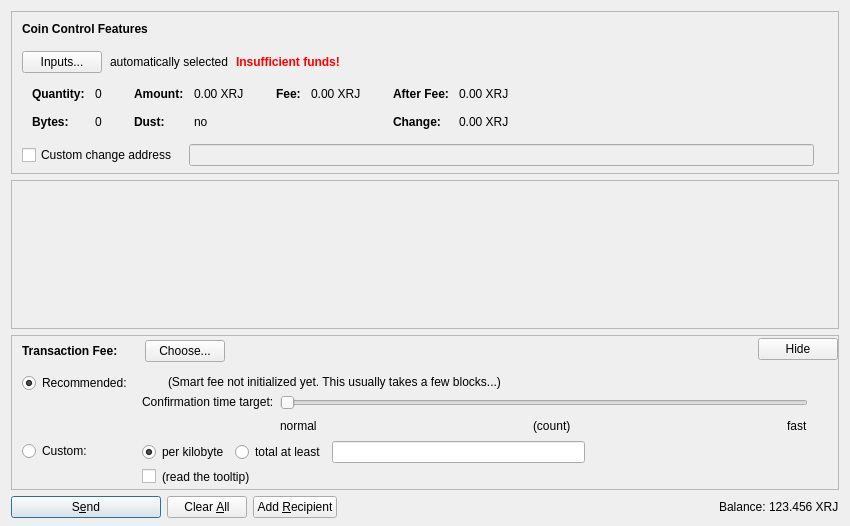
<?xml version="1.0" encoding="UTF-8"?>
<ui version="4.0">
 <class>SendCoinsDialog</class>
 <widget class="QDialog" name="SendCoinsDialog">
  <property name="geometry">
   <rect>
    <x>0</x>
    <y>0</y>
    <width>850</width>
    <height>526</height>
   </rect>
  </property>
  <property name="windowTitle">
   <string>Send Coins</string>
  </property>
  <layout class="QVBoxLayout" name="verticalLayout" stretch="0,1,0,0">
   <property name="bottomMargin">
    <number>8</number>
   </property>
   <item>
    <widget class="QFrame" name="frameCoinControl">
     <property name="sizePolicy">
      <sizepolicy hsizetype="Expanding" vsizetype="Expanding">
       <horstretch>0</horstretch>
       <verstretch>0</verstretch>
      </sizepolicy>
     </property>
     <property name="maximumSize">
      <size>
       <width>16777215</width>
       <height>16777215</height>
      </size>
     </property>
     <property name="frameShape">
      <enum>QFrame::StyledPanel</enum>
     </property>
     <property name="frameShadow">
      <enum>QFrame::Sunken</enum>
     </property>
     <layout class="QVBoxLayout" name="verticalLayoutCoinControl2">
      <property name="spacing">
       <number>0</number>
      </property>
      <property name="leftMargin">
       <number>0</number>
      </property>
      <property name="topMargin">
       <number>0</number>
      </property>
      <property name="rightMargin">
       <number>0</number>
      </property>
      <property name="bottomMargin">
       <number>6</number>
      </property>
      <item>
       <layout class="QVBoxLayout" name="verticalLayoutCoinControl" stretch="0,0,0,0,1">
        <property name="spacing">
         <number>0</number>
        </property>
        <property name="leftMargin">
         <number>10</number>
        </property>
        <property name="topMargin">
         <number>10</number>
        </property>
        <item>
         <layout class="QHBoxLayout" name="horizontalLayoutCoinControl1">
          <property name="bottomMargin">
           <number>15</number>
          </property>
          <item>
           <widget class="QLabel" name="labelCoinControlFeatures">
            <property name="sizePolicy">
             <sizepolicy hsizetype="Preferred" vsizetype="Maximum">
              <horstretch>0</horstretch>
              <verstretch>0</verstretch>
             </sizepolicy>
            </property>
            <property name="font">
             <font>
              <weight>75</weight>
              <bold>true</bold>
             </font>
            </property>
            <property name="styleSheet">
             <string notr="true">font-weight:bold;</string>
            </property>
            <property name="text">
             <string>Coin Control Features</string>
            </property>
           </widget>
          </item>
         </layout>
        </item>
        <item>
         <layout class="QHBoxLayout" name="horizontalLayoutCoinControl2" stretch="0,0,0,0">
          <property name="spacing">
           <number>8</number>
          </property>
          <property name="bottomMargin">
           <number>10</number>
          </property>
          <item>
           <widget class="QPushButton" name="pushButtonCoinControl">
            <property name="styleSheet">
             <string notr="true"/>
            </property>
            <property name="text">
             <string>Inputs...</string>
            </property>
            <property name="autoDefault">
             <bool>false</bool>
            </property>
           </widget>
          </item>
          <item>
           <widget class="QLabel" name="labelCoinControlAutomaticallySelected">
            <property name="text">
             <string>automatically selected</string>
            </property>
            <property name="margin">
             <number>5</number>
            </property>
           </widget>
          </item>
          <item>
           <widget class="QLabel" name="labelCoinControlInsuffFunds">
            <property name="font">
             <font>
              <weight>75</weight>
              <bold>true</bold>
             </font>
            </property>
            <property name="styleSheet">
             <string notr="true">color:red;font-weight:bold;</string>
            </property>
            <property name="text">
             <string>Insufficient funds!</string>
            </property>
            <property name="margin">
             <number>5</number>
            </property>
           </widget>
          </item>
          <item>
           <spacer name="horizontalSpacerCoinControl">
            <property name="orientation">
             <enum>Qt::Horizontal</enum>
            </property>
            <property name="sizeHint" stdset="0">
             <size>
              <width>40</width>
              <height>1</height>
             </size>
            </property>
           </spacer>
          </item>
         </layout>
        </item>
        <item>
         <widget class="QWidget" name="widgetCoinControl" native="true">
          <property name="sizePolicy">
           <sizepolicy hsizetype="Preferred" vsizetype="Preferred">
            <horstretch>0</horstretch>
            <verstretch>0</verstretch>
           </sizepolicy>
          </property>
          <property name="minimumSize">
           <size>
            <width>0</width>
            <height>0</height>
           </size>
          </property>
          <property name="styleSheet">
           <string notr="true"/>
          </property>
          <layout class="QHBoxLayout" name="horizontalLayoutCoinControl5">
           <property name="leftMargin">
            <number>0</number>
           </property>
           <property name="topMargin">
            <number>0</number>
           </property>
           <property name="rightMargin">
            <number>0</number>
           </property>
           <property name="bottomMargin">
            <number>0</number>
           </property>
           <item>
            <layout class="QHBoxLayout" name="horizontalLayoutCoinControl3" stretch="0,0,0,1">
             <property name="spacing">
              <number>20</number>
             </property>
             <property name="topMargin">
              <number>0</number>
             </property>
             <property name="bottomMargin">
              <number>10</number>
             </property>
             <item>
              <layout class="QFormLayout" name="formLayoutCoinControl1">
               <property name="horizontalSpacing">
                <number>10</number>
               </property>
               <property name="verticalSpacing">
                <number>14</number>
               </property>
               <property name="leftMargin">
                <number>10</number>
               </property>
               <property name="topMargin">
                <number>4</number>
               </property>
               <property name="rightMargin">
                <number>6</number>
               </property>
               <item row="0" column="0">
                <widget class="QLabel" name="labelCoinControlQuantityText">
                 <property name="font">
                  <font>
                   <weight>75</weight>
                   <bold>true</bold>
                  </font>
                 </property>
                 <property name="text">
                  <string>Quantity:</string>
                 </property>
                 <property name="margin">
                  <number>0</number>
                 </property>
                </widget>
               </item>
               <item row="0" column="1">
                <widget class="QLabel" name="labelCoinControlQuantity">
                 <property name="cursor">
                  <cursorShape>IBeamCursor</cursorShape>
                 </property>
                 <property name="contextMenuPolicy">
                  <enum>Qt::ActionsContextMenu</enum>
                 </property>
                 <property name="text">
                  <string notr="true">0</string>
                 </property>
                 <property name="margin">
                  <number>0</number>
                 </property>
                 <property name="textInteractionFlags">
                  <set>Qt::LinksAccessibleByMouse|Qt::TextSelectableByKeyboard|Qt::TextSelectableByMouse</set>
                 </property>
                </widget>
               </item>
               <item row="1" column="0">
                <widget class="QLabel" name="labelCoinControlBytesText">
                 <property name="font">
                  <font>
                   <weight>75</weight>
                   <bold>true</bold>
                  </font>
                 </property>
                 <property name="text">
                  <string>Bytes:</string>
                 </property>
                </widget>
               </item>
               <item row="1" column="1">
                <widget class="QLabel" name="labelCoinControlBytes">
                 <property name="cursor">
                  <cursorShape>IBeamCursor</cursorShape>
                 </property>
                 <property name="contextMenuPolicy">
                  <enum>Qt::ActionsContextMenu</enum>
                 </property>
                 <property name="text">
                  <string notr="true">0</string>
                 </property>
                 <property name="textInteractionFlags">
                  <set>Qt::LinksAccessibleByMouse|Qt::TextSelectableByKeyboard|Qt::TextSelectableByMouse</set>
                 </property>
                </widget>
               </item>
              </layout>
             </item>
             <item>
              <layout class="QFormLayout" name="formLayoutCoinControl2">
               <property name="horizontalSpacing">
                <number>10</number>
               </property>
               <property name="verticalSpacing">
                <number>14</number>
               </property>
               <property name="leftMargin">
                <number>6</number>
               </property>
               <property name="topMargin">
                <number>4</number>
               </property>
               <property name="rightMargin">
                <number>6</number>
               </property>
               <item row="0" column="0">
                <widget class="QLabel" name="labelCoinControlAmountText">
                 <property name="font">
                  <font>
                   <weight>75</weight>
                   <bold>true</bold>
                  </font>
                 </property>
                 <property name="text">
                  <string>Amount:</string>
                 </property>
                 <property name="margin">
                  <number>0</number>
                 </property>
                </widget>
               </item>
               <item row="0" column="1">
                <widget class="QLabel" name="labelCoinControlAmount">
                 <property name="cursor">
                  <cursorShape>IBeamCursor</cursorShape>
                 </property>
                 <property name="contextMenuPolicy">
                  <enum>Qt::ActionsContextMenu</enum>
                 </property>
                 <property name="text">
                  <string notr="true">0.00 XRJ</string>
                 </property>
                 <property name="textInteractionFlags">
                  <set>Qt::LinksAccessibleByMouse|Qt::TextSelectableByKeyboard|Qt::TextSelectableByMouse</set>
                 </property>
                </widget>
               </item>
               <item row="1" column="0">
                <widget class="QLabel" name="labelCoinControlLowOutputText">
                 <property name="font">
                  <font>
                   <weight>75</weight>
                   <bold>true</bold>
                  </font>
                 </property>
                 <property name="text">
                  <string>Dust:</string>
                 </property>
                </widget>
               </item>
               <item row="1" column="1">
                <widget class="QLabel" name="labelCoinControlLowOutput">
                 <property name="cursor">
                  <cursorShape>IBeamCursor</cursorShape>
                 </property>
                 <property name="contextMenuPolicy">
                  <enum>Qt::ActionsContextMenu</enum>
                 </property>
                 <property name="text">
                  <string notr="true">no</string>
                 </property>
                 <property name="textInteractionFlags">
                  <set>Qt::LinksAccessibleByMouse|Qt::TextSelectableByKeyboard|Qt::TextSelectableByMouse</set>
                 </property>
                </widget>
               </item>
              </layout>
             </item>
             <item>
              <layout class="QFormLayout" name="formLayoutCoinControl3">
               <property name="horizontalSpacing">
                <number>10</number>
               </property>
               <property name="verticalSpacing">
                <number>14</number>
               </property>
               <property name="leftMargin">
                <number>6</number>
               </property>
               <property name="topMargin">
                <number>4</number>
               </property>
               <property name="rightMargin">
                <number>6</number>
               </property>
               <item row="0" column="0">
                <widget class="QLabel" name="labelCoinControlFeeText">
                 <property name="font">
                  <font>
                   <weight>75</weight>
                   <bold>true</bold>
                  </font>
                 </property>
                 <property name="text">
                  <string>Fee:</string>
                 </property>
                 <property name="margin">
                  <number>0</number>
                 </property>
                </widget>
               </item>
               <item row="0" column="1">
                <widget class="QLabel" name="labelCoinControlFee">
                 <property name="cursor">
                  <cursorShape>IBeamCursor</cursorShape>
                 </property>
                 <property name="contextMenuPolicy">
                  <enum>Qt::ActionsContextMenu</enum>
                 </property>
                 <property name="text">
                  <string notr="true">0.00 XRJ</string>
                 </property>
                 <property name="textInteractionFlags">
                  <set>Qt::LinksAccessibleByMouse|Qt::TextSelectableByKeyboard|Qt::TextSelectableByMouse</set>
                 </property>
                </widget>
               </item>
              </layout>
             </item>
             <item>
              <layout class="QFormLayout" name="formLayoutCoinControl4">
               <property name="horizontalSpacing">
                <number>10</number>
               </property>
               <property name="verticalSpacing">
                <number>14</number>
               </property>
               <property name="leftMargin">
                <number>6</number>
               </property>
               <property name="topMargin">
                <number>4</number>
               </property>
               <property name="rightMargin">
                <number>6</number>
               </property>
               <item row="0" column="0">
                <widget class="QLabel" name="labelCoinControlAfterFeeText">
                 <property name="font">
                  <font>
                   <weight>75</weight>
                   <bold>true</bold>
                  </font>
                 </property>
                 <property name="text">
                  <string>After Fee:</string>
                 </property>
                 <property name="margin">
                  <number>0</number>
                 </property>
                </widget>
               </item>
               <item row="0" column="1">
                <widget class="QLabel" name="labelCoinControlAfterFee">
                 <property name="cursor">
                  <cursorShape>IBeamCursor</cursorShape>
                 </property>
                 <property name="contextMenuPolicy">
                  <enum>Qt::ActionsContextMenu</enum>
                 </property>
                 <property name="text">
                  <string notr="true">0.00 XRJ</string>
                 </property>
                 <property name="textInteractionFlags">
                  <set>Qt::LinksAccessibleByMouse|Qt::TextSelectableByKeyboard|Qt::TextSelectableByMouse</set>
                 </property>
                </widget>
               </item>
               <item row="1" column="0">
                <widget class="QLabel" name="labelCoinControlChangeText">
                 <property name="font">
                  <font>
                   <weight>75</weight>
                   <bold>true</bold>
                  </font>
                 </property>
                 <property name="text">
                  <string>Change:</string>
                 </property>
                </widget>
               </item>
               <item row="1" column="1">
                <widget class="QLabel" name="labelCoinControlChange">
                 <property name="cursor">
                  <cursorShape>IBeamCursor</cursorShape>
                 </property>
                 <property name="contextMenuPolicy">
                  <enum>Qt::ActionsContextMenu</enum>
                 </property>
                 <property name="text">
                  <string notr="true">0.00 XRJ</string>
                 </property>
                 <property name="textInteractionFlags">
                  <set>Qt::LinksAccessibleByMouse|Qt::TextSelectableByKeyboard|Qt::TextSelectableByMouse</set>
                 </property>
                </widget>
               </item>
              </layout>
             </item>
            </layout>
           </item>
          </layout>
         </widget>
        </item>
        <item>
         <layout class="QHBoxLayout" name="horizontalLayoutCoinControl4" stretch="0,0,0">
          <property name="spacing">
           <number>12</number>
          </property>
          <property name="sizeConstraint">
           <enum>QLayout::SetDefaultConstraint</enum>
          </property>
          <property name="topMargin">
           <number>5</number>
          </property>
          <property name="rightMargin">
           <number>5</number>
          </property>
          <item>
           <widget class="QCheckBox" name="checkBoxCoinControlChange">
            <property name="toolTip">
             <string>If this is activated, but the change address is empty or invalid, change will be sent to a newly generated address.</string>
            </property>
            <property name="text">
             <string>Custom change address</string>
            </property>
           </widget>
          </item>
          <item>
           <widget class="QValidatedLineEdit" name="lineEditCoinControlChange">
            <property name="enabled">
             <bool>false</bool>
            </property>
            <property name="sizePolicy">
             <sizepolicy hsizetype="Expanding" vsizetype="Fixed">
              <horstretch>0</horstretch>
              <verstretch>0</verstretch>
             </sizepolicy>
            </property>
           </widget>
          </item>
          <item>
           <widget class="QLabel" name="labelCoinControlChangeLabel">
            <property name="sizePolicy">
             <sizepolicy hsizetype="Preferred" vsizetype="Expanding">
              <horstretch>0</horstretch>
              <verstretch>0</verstretch>
             </sizepolicy>
            </property>
            <property name="minimumSize">
             <size>
              <width>0</width>
              <height>0</height>
             </size>
            </property>
            <property name="text">
             <string/>
            </property>
            <property name="margin">
             <number>3</number>
            </property>
           </widget>
          </item>
         </layout>
        </item>
        <item>
         <spacer name="verticalSpacerCoinControl">
          <property name="orientation">
           <enum>Qt::Vertical</enum>
          </property>
          <property name="sizeHint" stdset="0">
           <size>
            <width>800</width>
            <height>1</height>
           </size>
          </property>
         </spacer>
        </item>
       </layout>
      </item>
     </layout>
    </widget>
   </item>
   <item>
    <widget class="QScrollArea" name="scrollArea">
     <property name="widgetResizable">
      <bool>true</bool>
     </property>
     <widget class="QWidget" name="scrollAreaWidgetContents">
      <property name="geometry">
       <rect>
        <x>0</x>
        <y>0</y>
        <width>830</width>
        <height>104</height>
       </rect>
      </property>
      <layout class="QVBoxLayout" name="verticalLayout_2" stretch="0,1">
       <property name="leftMargin">
        <number>0</number>
       </property>
       <property name="topMargin">
        <number>0</number>
       </property>
       <property name="rightMargin">
        <number>0</number>
       </property>
       <property name="bottomMargin">
        <number>0</number>
       </property>
       <item>
        <layout class="QVBoxLayout" name="entries">
         <property name="spacing">
          <number>6</number>
         </property>
        </layout>
       </item>
       <item>
        <spacer name="verticalSpacer">
         <property name="orientation">
          <enum>Qt::Vertical</enum>
         </property>
         <property name="sizeHint" stdset="0">
          <size>
           <width>20</width>
           <height>40</height>
          </size>
         </property>
        </spacer>
       </item>
      </layout>
     </widget>
    </widget>
   </item>
   <item>
    <widget class="QFrame" name="frameFee">
     <property name="sizePolicy">
      <sizepolicy hsizetype="Expanding" vsizetype="Expanding">
       <horstretch>0</horstretch>
       <verstretch>0</verstretch>
      </sizepolicy>
     </property>
     <property name="maximumSize">
      <size>
       <width>16777215</width>
       <height>16777215</height>
      </size>
     </property>
     <property name="frameShape">
      <enum>QFrame::StyledPanel</enum>
     </property>
     <property name="frameShadow">
      <enum>QFrame::Sunken</enum>
     </property>
     <layout class="QVBoxLayout" name="verticalLayoutFee1">
      <property name="spacing">
       <number>0</number>
      </property>
      <property name="leftMargin">
       <number>0</number>
      </property>
      <property name="topMargin">
       <number>0</number>
      </property>
      <property name="rightMargin">
       <number>0</number>
      </property>
      <property name="bottomMargin">
       <number>0</number>
      </property>
      <item>
       <layout class="QVBoxLayout" name="verticalLayoutFee2" stretch="0,0,0">
        <property name="spacing">
         <number>0</number>
        </property>
        <property name="leftMargin">
         <number>10</number>
        </property>
        <property name="topMargin">
         <number>0</number>
        </property>
        <item>
         <layout class="QHBoxLayout" name="horizontalLayoutFee1">
          <property name="bottomMargin">
           <number>0</number>
          </property>
          <item>
           <layout class="QVBoxLayout" name="verticalLayoutFee7">
            <property name="spacing">
             <number>0</number>
            </property>
            <item>
             <spacer name="verticalSpacerSmartFee">
              <property name="orientation">
               <enum>Qt::Vertical</enum>
              </property>
              <property name="sizeType">
               <enum>QSizePolicy::Fixed</enum>
              </property>
              <property name="sizeHint" stdset="0">
               <size>
                <width>1</width>
                <height>4</height>
               </size>
              </property>
             </spacer>
            </item>
            <item>
             <layout class="QHBoxLayout" name="horizontalLayoutSmartFee">
              <property name="spacing">
               <number>10</number>
              </property>
              <item>
               <widget class="QLabel" name="labelFeeHeadline">
                <property name="sizePolicy">
                 <sizepolicy hsizetype="Preferred" vsizetype="Maximum">
                  <horstretch>0</horstretch>
                  <verstretch>0</verstretch>
                 </sizepolicy>
                </property>
                <property name="font">
                 <font>
                  <weight>75</weight>
                  <bold>true</bold>
                 </font>
                </property>
                <property name="styleSheet">
                 <string notr="true">font-weight:bold;</string>
                </property>
                <property name="text">
                 <string>Transaction Fee:</string>
                </property>
               </widget>
              </item>
              <item>
               <widget class="QLabel" name="labelFeeMinimized">
                <property name="text">
                 <string/>
                </property>
               </widget>
              </item>
              <item>
               <widget class="QPushButton" name="buttonChooseFee">
                <property name="text">
                 <string>Choose...</string>
                </property>
               </widget>
              </item>
             </layout>
            </item>
            <item>
             <spacer name="verticalSpacer_5">
              <property name="orientation">
               <enum>Qt::Vertical</enum>
              </property>
              <property name="sizeHint" stdset="0">
               <size>
                <width>1</width>
                <height>1</height>
               </size>
              </property>
             </spacer>
            </item>
           </layout>
          </item>
          <item>
           <spacer name="horizontalSpacer_4">
            <property name="orientation">
             <enum>Qt::Horizontal</enum>
            </property>
            <property name="sizeHint" stdset="0">
             <size>
              <width>40</width>
              <height>20</height>
             </size>
            </property>
           </spacer>
          </item>
          <item>
           <widget class="QPushButton" name="buttonMinimizeFee">
            <property name="toolTip">
             <string>collapse fee-settings</string>
            </property>
            <property name="text">
             <string>Hide</string>
            </property>
           </widget>
          </item>
         </layout>
        </item>
        <item>
         <widget class="QFrame" name="frameFeeSelection">
          <layout class="QVBoxLayout" name="verticalLayoutFee12">
           <property name="spacing">
            <number>0</number>
           </property>
           <property name="leftMargin">
            <number>0</number>
           </property>
           <property name="topMargin">
            <number>0</number>
           </property>
           <property name="rightMargin">
            <number>0</number>
           </property>
           <property name="bottomMargin">
            <number>0</number>
           </property>
           <item>
            <layout class="QGridLayout" name="gridLayoutFee">
             <property name="topMargin">
              <number>10</number>
             </property>
             <property name="bottomMargin">
              <number>4</number>
             </property>
             <property name="horizontalSpacing">
              <number>10</number>
             </property>
             <property name="verticalSpacing">
              <number>4</number>
             </property>
             <item row="1" column="1">
              <layout class="QVBoxLayout" name="verticalLayoutFee8">
               <property name="spacing">
                <number>6</number>
               </property>
               <item>
                <layout class="QHBoxLayout" name="horizontalLayoutFee13">
                 <item>
                  <widget class="QRadioButton" name="radioCustomPerKilobyte">
                   <property name="toolTip">
                    <string>If the custom fee is set to 1000 satoshis and the transaction is only 250 bytes, then &quot;per kilobyte&quot; only pays 250 satoshis in fee, while &quot;total at least&quot; pays 1000 satoshis. For transactions bigger than a kilobyte both pay by kilobyte.</string>
                   </property>
                   <property name="text">
                    <string>per kilobyte</string>
                   </property>
                   <property name="checked">
                    <bool>true</bool>
                   </property>
                   <attribute name="buttonGroup">
                    <string notr="true">groupCustomFee</string>
                   </attribute>
                  </widget>
                 </item>
                 <item>
                  <widget class="QRadioButton" name="radioCustomAtLeast">
                   <property name="toolTip">
                    <string>If the custom fee is set to 1000 satoshis and the transaction is only 250 bytes, then &quot;per kilobyte&quot; only pays 250 satoshis in fee, while &quot;total at least&quot; pays 1000 satoshis. For transactions bigger than a kilobyte both pay by kilobyte.</string>
                   </property>
                   <property name="text">
                    <string>total at least</string>
                   </property>
                   <attribute name="buttonGroup">
                    <string notr="true">groupCustomFee</string>
                   </attribute>
                  </widget>
                 </item>
                 <item>
                  <widget class="XRJV1AmountField" name="customFee"/>
                 </item>
                 <item>
                  <spacer name="horizontalSpacer_6">
                   <property name="orientation">
                    <enum>Qt::Horizontal</enum>
                   </property>
                   <property name="sizeHint" stdset="0">
                    <size>
                     <width>1</width>
                     <height>1</height>
                    </size>
                   </property>
                  </spacer>
                 </item>
                </layout>
               </item>
               <item>
                <layout class="QHBoxLayout" name="horizontalLayoutFee8">
                 <item>
                  <widget class="QCheckBox" name="checkBoxMinimumFee">
                   <property name="toolTip">
                    <string>Paying only the minimum fee is just fine as long as there is less transaction volume than space in the blocks. But be aware that this can end up in a never confirming transaction once there is more demand for transactions than the network can process.</string>
                   </property>
                   <property name="text">
                    <string/>
                   </property>
                  </widget>
                 </item>
                 <item>
                  <widget class="QLabel" name="labelMinFeeWarning">
                   <property name="enabled">
                    <bool>true</bool>
                   </property>
                   <property name="toolTip">
                    <string>Paying only the minimum fee is just fine as long as there is less transaction volume than space in the blocks. But be aware that this can end up in a never confirming transaction once there is more demand for transactions than the network can process.</string>
                   </property>
                   <property name="text">
                    <string>(read the tooltip)</string>
                   </property>
                   <property name="margin">
                    <number>5</number>
                   </property>
                  </widget>
                 </item>
                 <item>
                  <spacer name="horizontalSpacer_2">
                   <property name="orientation">
                    <enum>Qt::Horizontal</enum>
                   </property>
                   <property name="sizeHint" stdset="0">
                    <size>
                     <width>1</width>
                     <height>1</height>
                    </size>
                   </property>
                  </spacer>
                 </item>
                </layout>
               </item>
              </layout>
             </item>
             <item row="0" column="0">
              <layout class="QVBoxLayout" name="verticalLayoutFee4" stretch="0,1">
               <item>
                <widget class="QRadioButton" name="radioSmartFee">
                 <property name="text">
                  <string>Recommended:</string>
                 </property>
                 <property name="checked">
                  <bool>true</bool>
                 </property>
                 <attribute name="buttonGroup">
                  <string notr="true">groupFee</string>
                 </attribute>
                </widget>
               </item>
               <item>
                <spacer name="verticalSpacer_2">
                 <property name="orientation">
                  <enum>Qt::Vertical</enum>
                 </property>
                 <property name="sizeHint" stdset="0">
                  <size>
                   <width>1</width>
                   <height>1</height>
                  </size>
                 </property>
                </spacer>
               </item>
              </layout>
             </item>
             <item row="1" column="0">
              <layout class="QVBoxLayout" name="verticalLayoutFee9" stretch="0,1">
               <item>
                <widget class="QRadioButton" name="radioCustomFee">
                 <property name="text">
                  <string>Custom:</string>
                 </property>
                 <attribute name="buttonGroup">
                  <string notr="true">groupFee</string>
                 </attribute>
                </widget>
               </item>
               <item>
                <spacer name="verticalSpacer_6">
                 <property name="orientation">
                  <enum>Qt::Vertical</enum>
                 </property>
                 <property name="sizeHint" stdset="0">
                  <size>
                   <width>1</width>
                   <height>1</height>
                  </size>
                 </property>
                </spacer>
               </item>
              </layout>
             </item>
             <item row="0" column="1">
              <layout class="QVBoxLayout" name="verticalLayoutFee3" stretch="0,0,1">
               <property name="spacing">
                <number>6</number>
               </property>
               <property name="topMargin">
                <number>2</number>
               </property>
               <item>
                <layout class="QHBoxLayout" name="horizontalLayoutFee12">
                 <item>
                  <widget class="QLabel" name="labelSmartFee">
                   <property name="text">
                    <string/>
                   </property>
                   <property name="margin">
                    <number>2</number>
                   </property>
                  </widget>
                 </item>
                 <item>
                  <widget class="QLabel" name="labelFeeEstimation">
                   <property name="text">
                    <string/>
                   </property>
                  </widget>
                 </item>
                 <item>
                  <widget class="QLabel" name="labelSmartFee2">
                   <property name="text">
                    <string>(Smart fee not initialized yet. This usually takes a few blocks...)</string>
                   </property>
                   <property name="margin">
                    <number>2</number>
                   </property>
                  </widget>
                 </item>
                 <item>
                  <spacer name="horizontalSpacer_5">
                   <property name="orientation">
                    <enum>Qt::Horizontal</enum>
                   </property>
                   <property name="sizeHint" stdset="0">
                    <size>
                     <width>1</width>
                     <height>1</height>
                    </size>
                   </property>
                  </spacer>
                 </item>
                </layout>
               </item>
               <item>
                <layout class="QHBoxLayout" name="horizontalLayoutFee9">
                 <item>
                  <layout class="QVBoxLayout" name="verticalLayoutFee6">
                   <item>
                    <widget class="QLabel" name="labelSmartFee3">
                     <property name="text">
                      <string>Confirmation time target:</string>
                     </property>
                     <property name="margin">
                      <number>2</number>
                     </property>
                    </widget>
                   </item>
                   <item>
                    <spacer name="verticalSpacer_3">
                     <property name="orientation">
                      <enum>Qt::Vertical</enum>
                     </property>
                     <property name="sizeHint" stdset="0">
                      <size>
                       <width>1</width>
                       <height>1</height>
                      </size>
                     </property>
                    </spacer>
                   </item>
                  </layout>
                 </item>
                 <item>
                  <layout class="QVBoxLayout" name="verticalLayoutFee5">
                   <property name="rightMargin">
                    <number>30</number>
                   </property>
                   <item>
                    <widget class="QSlider" name="sliderSmartFee">
                     <property name="minimum">
                      <number>0</number>
                     </property>
                     <property name="maximum">
                      <number>23</number>
                     </property>
                     <property name="pageStep">
                      <number>1</number>
                     </property>
                     <property name="value">
                      <number>0</number>
                     </property>
                     <property name="orientation">
                      <enum>Qt::Horizontal</enum>
                     </property>
                     <property name="invertedAppearance">
                      <bool>false</bool>
                     </property>
                     <property name="invertedControls">
                      <bool>false</bool>
                     </property>
                     <property name="tickPosition">
                      <enum>QSlider::NoTicks</enum>
                     </property>
                    </widget>
                   </item>
                   <item>
                    <layout class="QHBoxLayout" name="horizontalLayoutFee10">
                     <item>
                      <widget class="QLabel" name="labelSmartFeeNormal">
                       <property name="text">
                        <string>normal</string>
                       </property>
                      </widget>
                     </item>
                     <item>
                      <spacer name="horizontalSpacer_7">
                       <property name="orientation">
                        <enum>Qt::Horizontal</enum>
                       </property>
                       <property name="sizeHint" stdset="0">
                        <size>
                         <width>40</width>
                         <height>20</height>
                        </size>
                       </property>
                      </spacer>
                     </item>
                     <item>
                      <widget class="QLabel" name="confirmationTargetLabel">
                       <property name="text">
                        <string notr="true">(count)</string>
                       </property>
                      </widget>
                     </item>
                     <item>
                      <spacer name="horizontalSpacer_3">
                       <property name="orientation">
                        <enum>Qt::Horizontal</enum>
                       </property>
                       <property name="sizeHint" stdset="0">
                        <size>
                         <width>40</width>
                         <height>20</height>
                        </size>
                       </property>
                      </spacer>
                     </item>
                     <item>
                      <widget class="QLabel" name="labelSmartFeeFast">
                       <property name="text">
                        <string>fast</string>
                       </property>
                      </widget>
                     </item>
                    </layout>
                   </item>
                  </layout>
                 </item>
                </layout>
               </item>
               <item>
                <spacer name="verticalSpacer_4">
                 <property name="orientation">
                  <enum>Qt::Vertical</enum>
                 </property>
                 <property name="sizeHint" stdset="0">
                  <size>
                   <width>1</width>
                   <height>1</height>
                  </size>
                 </property>
                </spacer>
               </item>
              </layout>
             </item>
            </layout>
           </item>
          </layout>
         </widget>
        </item>
        <item>
         <spacer name="verticalSpacerFee">
          <property name="orientation">
           <enum>Qt::Vertical</enum>
          </property>
          <property name="sizeHint" stdset="0">
           <size>
            <width>800</width>
            <height>1</height>
           </size>
          </property>
         </spacer>
        </item>
       </layout>
      </item>
     </layout>
    </widget>
   </item>
   <item>
    <layout class="QHBoxLayout" name="horizontalLayout">
     <item>
      <widget class="QPushButton" name="sendButton">
       <property name="minimumSize">
        <size>
         <width>150</width>
         <height>0</height>
        </size>
       </property>
       <property name="toolTip">
        <string>Confirm the send action</string>
       </property>
       <property name="text">
        <string>S&amp;end</string>
       </property>
       <property name="icon">
        <iconset resource="../xrjv1.qrc">
         <normaloff>:/icons/send</normaloff>:/icons/send</iconset>
       </property>
       <property name="autoDefault">
        <bool>false</bool>
       </property>
       <property name="default">
        <bool>true</bool>
       </property>
      </widget>
     </item>
     <item>
      <widget class="QPushButton" name="clearButton">
       <property name="sizePolicy">
        <sizepolicy hsizetype="Minimum" vsizetype="Fixed">
         <horstretch>0</horstretch>
         <verstretch>0</verstretch>
        </sizepolicy>
       </property>
       <property name="toolTip">
        <string>Clear all fields of the form.</string>
       </property>
       <property name="text">
        <string>Clear &amp;All</string>
       </property>
       <property name="icon">
        <iconset resource="../xrjv1.qrc">
         <normaloff>:/icons/remove</normaloff>:/icons/remove</iconset>
       </property>
       <property name="autoDefault">
        <bool>false</bool>
       </property>
      </widget>
     </item>
     <item>
      <widget class="QPushButton" name="addButton">
       <property name="toolTip">
        <string>Send to multiple recipients at once</string>
       </property>
       <property name="text">
        <string>Add &amp;Recipient</string>
       </property>
       <property name="icon">
        <iconset resource="../xrjv1.qrc">
         <normaloff>:/icons/add</normaloff>:/icons/add</iconset>
       </property>
       <property name="autoDefault">
        <bool>false</bool>
       </property>
      </widget>
     </item>
     <item>
      <spacer name="horizontalSpacer">
       <property name="orientation">
        <enum>Qt::Horizontal</enum>
       </property>
       <property name="sizeHint" stdset="0">
        <size>
         <width>40</width>
         <height>20</height>
        </size>
       </property>
      </spacer>
     </item>
     <item>
      <layout class="QHBoxLayout" name="horizontalLayout_2">
       <property name="spacing">
        <number>3</number>
       </property>
       <item>
        <widget class="QLabel" name="label">
         <property name="sizePolicy">
          <sizepolicy hsizetype="Preferred" vsizetype="Fixed">
           <horstretch>0</horstretch>
           <verstretch>0</verstretch>
          </sizepolicy>
         </property>
         <property name="text">
          <string>Balance:</string>
         </property>
        </widget>
       </item>
       <item>
        <widget class="QLabel" name="labelBalance">
         <property name="sizePolicy">
          <sizepolicy hsizetype="Preferred" vsizetype="Fixed">
           <horstretch>0</horstretch>
           <verstretch>0</verstretch>
          </sizepolicy>
         </property>
         <property name="cursor">
          <cursorShape>IBeamCursor</cursorShape>
         </property>
         <property name="text">
          <string notr="true">123.456 XRJ</string>
         </property>
         <property name="textInteractionFlags">
          <set>Qt::LinksAccessibleByMouse|Qt::TextSelectableByKeyboard|Qt::TextSelectableByMouse</set>
         </property>
        </widget>
       </item>
      </layout>
     </item>
    </layout>
   </item>
  </layout>
 </widget>
 <customwidgets>
  <customwidget>
   <class>QValidatedLineEdit</class>
   <extends>QLineEdit</extends>
   <header>qvalidatedlineedit.h</header>
  </customwidget>
  <customwidget>
   <class>XRJV1AmountField</class>
   <extends>QLineEdit</extends>
   <header>xrjv1amountfield.h</header>
   <container>1</container>
  </customwidget>
 </customwidgets>
 <resources>
  <include location="../xrjv1.qrc"/>
 </resources>
 <connections/>
 <buttongroups>
  <buttongroup name="groupFee"/>
  <buttongroup name="groupCustomFee"/>
 </buttongroups>
</ui>
